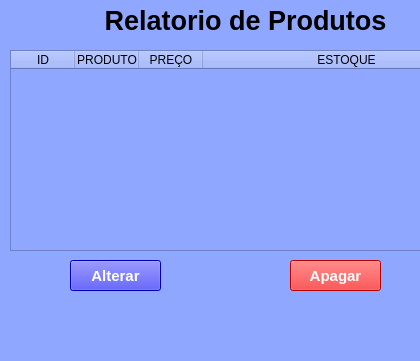
<?xml version="1.0" encoding="UTF-8"?>
<ui version="4.0">
 <class>MainWindow</class>
 <widget class="QMainWindow" name="MainWindow">
  <property name="geometry">
   <rect>
    <x>0</x>
    <y>0</y>
    <width>420</width>
    <height>361</height>
   </rect>
  </property>
  <property name="windowTitle">
   <string>MainWindow</string>
  </property>
  <property name="styleSheet">
   <string notr="true">background-color:rgb(143, 167, 255)
</string>
  </property>
  <widget class="QWidget" name="centralwidget">
   <widget class="QLabel" name="label_3">
    <property name="geometry">
     <rect>
      <x>0</x>
      <y>0</y>
      <width>491</width>
      <height>41</height>
     </rect>
    </property>
    <property name="sizePolicy">
     <sizepolicy hsizetype="Minimum" vsizetype="Expanding">
      <horstretch>0</horstretch>
      <verstretch>0</verstretch>
     </sizepolicy>
    </property>
    <property name="font">
     <font>
      <pointsize>20</pointsize>
      <weight>75</weight>
      <bold>true</bold>
     </font>
    </property>
    <property name="text">
     <string>Relatorio de Produtos</string>
    </property>
    <property name="alignment">
     <set>Qt::AlignCenter</set>
    </property>
   </widget>
   <widget class="QTableWidget" name="tableWidget">
    <property name="geometry">
     <rect>
      <x>10</x>
      <y>50</y>
      <width>481</width>
      <height>201</height>
     </rect>
    </property>
    <property name="sizePolicy">
     <sizepolicy hsizetype="Minimum" vsizetype="Expanding">
      <horstretch>0</horstretch>
      <verstretch>0</verstretch>
     </sizepolicy>
    </property>
    <attribute name="horizontalHeaderCascadingSectionResizes">
     <bool>true</bool>
    </attribute>
    <attribute name="horizontalHeaderDefaultSectionSize">
     <number>53</number>
    </attribute>
    <attribute name="horizontalHeaderMinimumSectionSize">
     <number>64</number>
    </attribute>
    <attribute name="horizontalHeaderShowSortIndicator" stdset="0">
     <bool>true</bool>
    </attribute>
    <attribute name="horizontalHeaderStretchLastSection">
     <bool>true</bool>
    </attribute>
    <attribute name="verticalHeaderCascadingSectionResizes">
     <bool>true</bool>
    </attribute>
    <attribute name="verticalHeaderDefaultSectionSize">
     <number>20</number>
    </attribute>
    <attribute name="verticalHeaderMinimumSectionSize">
     <number>18</number>
    </attribute>
    <attribute name="verticalHeaderShowSortIndicator" stdset="0">
     <bool>true</bool>
    </attribute>
    <attribute name="verticalHeaderStretchLastSection">
     <bool>true</bool>
    </attribute>
    <column>
     <property name="text">
      <string>ID</string>
     </property>
     <property name="textAlignment">
      <set>AlignCenter</set>
     </property>
    </column>
    <column>
     <property name="text">
      <string>PRODUTO</string>
     </property>
    </column>
    <column>
     <property name="text">
      <string>PREÇO</string>
     </property>
    </column>
    <column>
     <property name="text">
      <string>ESTOQUE</string>
     </property>
    </column>
   </widget>
   <widget class="QPushButton" name="btnAlterar">
    <property name="geometry">
     <rect>
      <x>70</x>
      <y>260</y>
      <width>91</width>
      <height>31</height>
     </rect>
    </property>
    <property name="sizePolicy">
     <sizepolicy hsizetype="Minimum" vsizetype="Expanding">
      <horstretch>0</horstretch>
      <verstretch>0</verstretch>
     </sizepolicy>
    </property>
    <property name="font">
     <font>
      <pointsize>11</pointsize>
      <weight>75</weight>
      <bold>true</bold>
     </font>
    </property>
    <property name="styleSheet">
     <string notr="true">background-color:rgb(0, 0, 255);
color :rgb(255, 255, 255)</string>
    </property>
    <property name="text">
     <string>Alterar</string>
    </property>
   </widget>
   <widget class="QPushButton" name="btnApagar">
    <property name="geometry">
     <rect>
      <x>290</x>
      <y>260</y>
      <width>91</width>
      <height>31</height>
     </rect>
    </property>
    <property name="sizePolicy">
     <sizepolicy hsizetype="Minimum" vsizetype="Expanding">
      <horstretch>0</horstretch>
      <verstretch>0</verstretch>
     </sizepolicy>
    </property>
    <property name="font">
     <font>
      <pointsize>11</pointsize>
      <weight>75</weight>
      <bold>true</bold>
     </font>
    </property>
    <property name="styleSheet">
     <string notr="true">background-color : rgb(255, 0, 0);
color :rgb(255, 255, 255)</string>
    </property>
    <property name="text">
     <string>Apagar</string>
    </property>
   </widget>
  </widget>
  <widget class="QMenuBar" name="menubar">
   <property name="geometry">
    <rect>
     <x>0</x>
     <y>0</y>
     <width>420</width>
     <height>18</height>
    </rect>
   </property>
  </widget>
  <widget class="QStatusBar" name="statusbar"/>
 </widget>
 <resources/>
 <connections/>
</ui>
